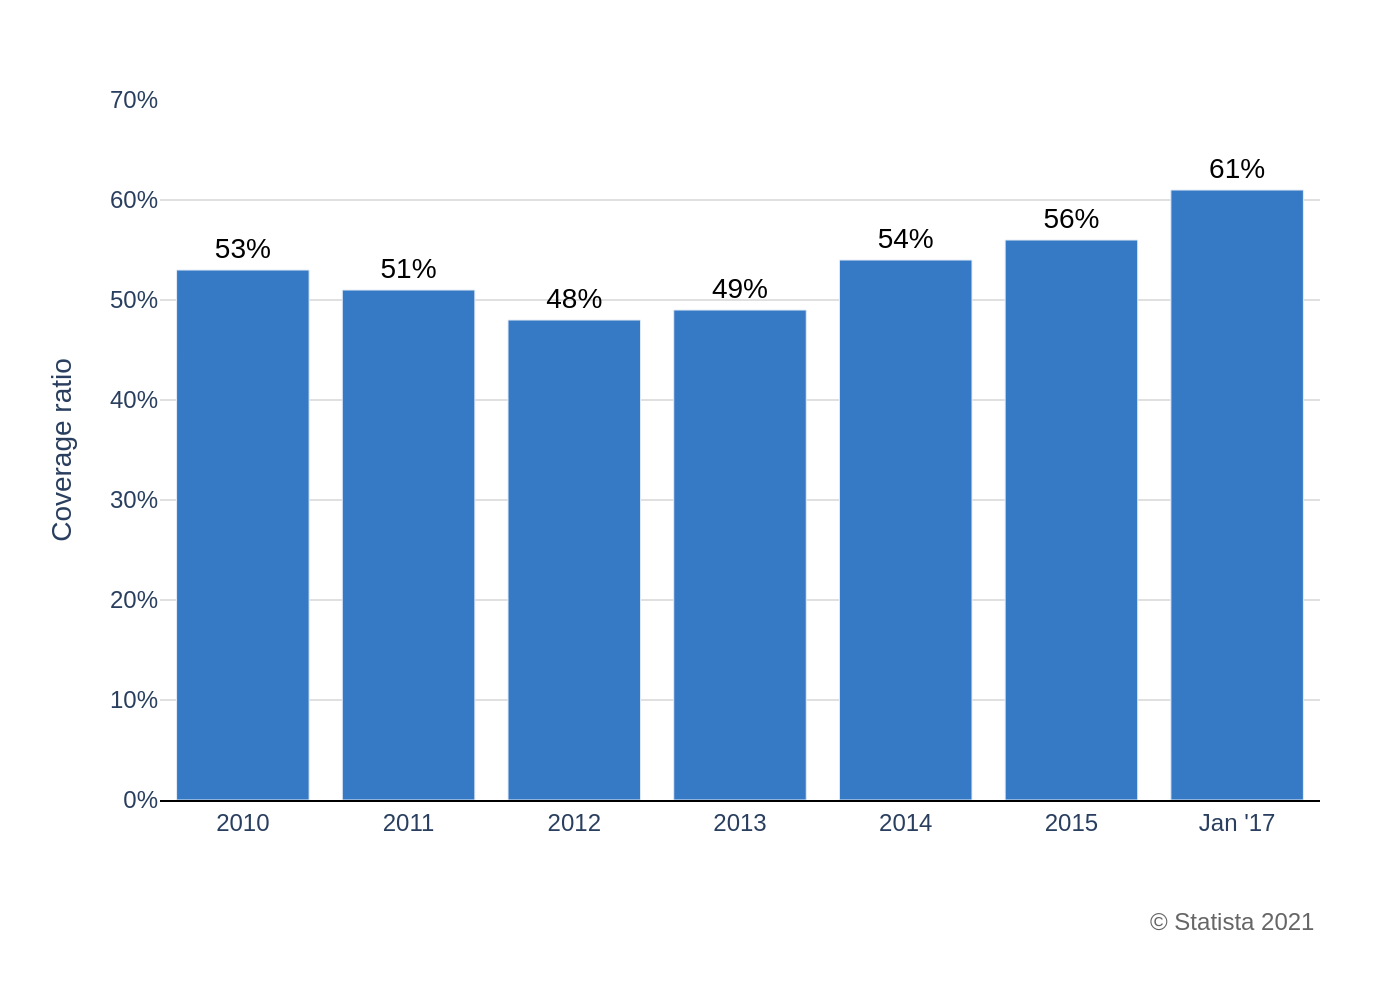

Recreate this plot in Python.
import sys
import json
import plotly.graph_objects as go
from pathlib import Path

# Check if a command-line argument is provided
if len(sys.argv) != 2:
    print("Usage: python create_chart.py <path_to_json_file>")
    sys.exit(1)

# Get the JSON file path from the command-line argument
json_path = Path(sys.argv[1])

# Check if the JSON file exists
if not json_path.is_file():
    print(f"Error: JSON file not found at '{json_path}'")
    sys.exit(1)

# Define the output image path based on the input JSON filename
output_path = json_path.with_suffix(".png")

# Load data from the JSON file
with open(json_path, 'r', encoding='utf-8') as f:
    chart_data = json.load(f)

# Extract data and texts from the loaded JSON
data_series = chart_data['chart_data']
texts = chart_data['texts']
colors = chart_data['colors']
value_suffix = texts.get('value_suffix', '')

# Prepare data for Plotly
categories = [item['category'] for item in data_series]
values = [item['value'] for item in data_series]
text_labels = [f"{v}{value_suffix}" for v in values]

# Initialize the figure
fig = go.Figure()

# Add the bar trace
fig.add_trace(go.Bar(
    x=categories,
    y=values,
    text=text_labels,
    textposition='outside',
    marker_color=colors[0],
    cliponaxis=False,
    textfont=dict(family="Arial", size=14, color='black')
))

# Update layout for a professional appearance
fig.update_layout(
    font=dict(family="Arial"),
    plot_bgcolor='white',
    xaxis=dict(
        title_text=texts['x_axis_title'],
        showgrid=False,
        showline=True,
        linecolor='black',
        linewidth=1,
        tickfont=dict(size=12)
    ),
    yaxis=dict(
        title_text=texts['y_axis_title'],
        range=[0, 70],
        showgrid=True,
        gridcolor='#e0e0e0',
        tickformat="~s",
        ticksuffix='%',
        tickfont=dict(size=12)
    ),
    margin=dict(l=80, r=40, t=50, b=100),
    showlegend=False
)

# Add source annotation
if texts.get('source'):
    fig.add_annotation(
        text=texts['source'],
        align='right',
        showarrow=False,
        xref='paper',
        yref='paper',
        x=1.0,
        y=-0.2,
        xanchor='right',
        yanchor='bottom',
        font=dict(family="Arial", size=12, color='#666666')
    )

# Save the figure to a PNG file
fig.write_image(output_path, scale=2)

print(f"Chart saved to {output_path}")
